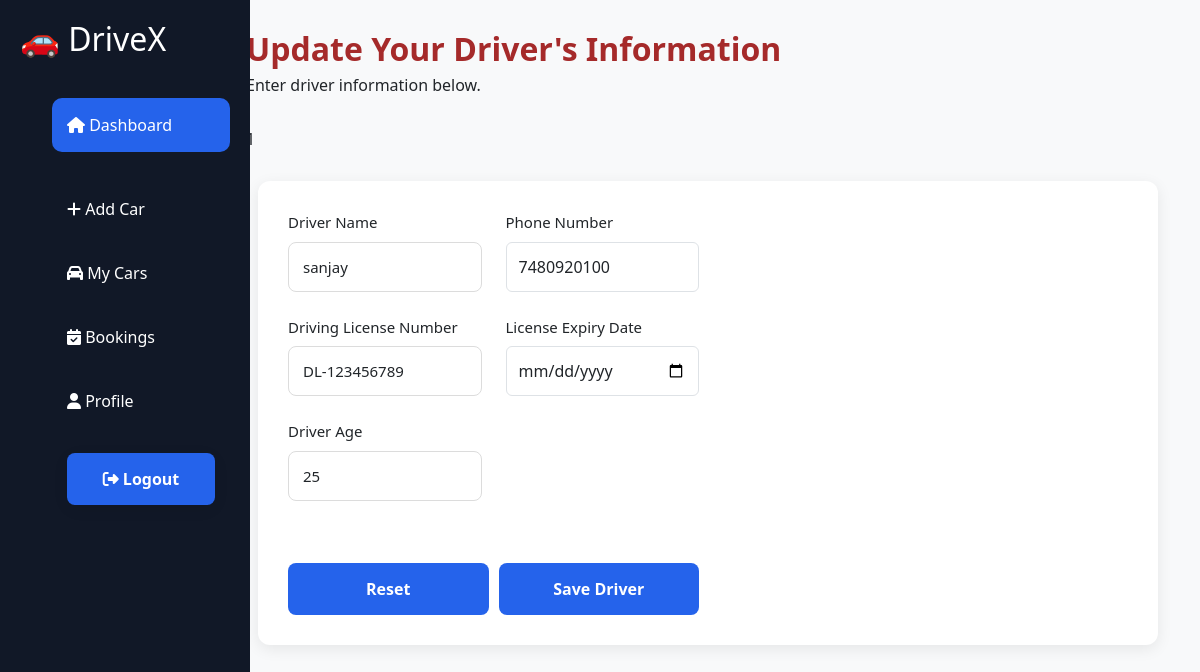
Page /myaddminpanel/updateDriver/1 on the committed database.
### myaddminpanel/models.py (models this page shows, shortened)
class Car(models.Model):
    TRANSMISSION_CHOICES = [
        ("Manual", "Manual"),
        ("Automatic", "Automatic"),
    ]
    FUEL_CHOICES = [
        ("Petrol", "Petrol"),
        ("Diesel", "Diesel"),
        ("CNG", "CNG"),
        ("Electric", "Electric"),
        ("Hybrid", "Hybrid"),
    ]
    STATUS_CHOICES = [
        ("Available", "Available"),
        ("Booked", "Booked"),
        ("Maintenance", "Maintenance"),
    ]
    vendor = models.ForeignKey(
        VendorLogin, on_delete=models.CASCADE, related_name="cars"
    )
    car_name = models.CharField(max_length=100, blank=True, null=True)
    brand = models.CharField(max_length=100, blank=True, null=True)
    model = models.CharField(max_length=100, blank=True, null=True)
    year = models.PositiveIntegerField(blank=True, null=True)
    city = models.CharField(max_length=100, blank=True, null=True)
    pickup_location = models.CharField(max_length=200, blank=True, null=True)
    rent_per_day = models.DecimalField(
        max_digits=10, decimal_places=2, blank=True, null=True
    )
    fuel_type = models.CharField(max_length=20, choices=FUEL_CHOICES)
    transmission = models.CharField(max_length=20, choices=TRANSMISSION_CHOICES)
    seats = models.PositiveIntegerField(default=4)
    mileage = models.PositiveIntegerField(default=0)
    ac = models.BooleanField(default=True)
    power_steering = models.BooleanField(default=True)
    power_windows = models.BooleanField(default=True)
    music_system = models.BooleanField(default=False)
    airbags = models.BooleanField(default=True)
    gps = models.BooleanField(default=False)
    image = models.ImageField(upload_to="cars/", blank=True, null=True)
    status = models.CharField(
        max_length=20, choices=STATUS_CHOICES, default="Available"
    )
    description = models.TextField(blank=True, null=True)
    driver = models.ForeignKey(Driver, on_delete=models.SET_NULL, null=True, blank=True)
    created_at = models.DateTimeField(auto_now_add=True)

class Driver(models.Model):
    vendor = models.ForeignKey(
        VendorLogin, on_delete=models.CASCADE, related_name="drivers"
    )
    driver_name = models.CharField(max_length=225)
    driver_license_number = models.CharField(max_length=50)
    driver_license_expiry = models.DateField()
    driver_age = models.PositiveIntegerField()
    driver_ph_no = models.CharField(max_length=15)
    created_at = models.DateTimeField(auto_now_add=True)

### myaddminpanel/views.py (the view, shortened to what this page needs)
# urls.py: path("updateDriver/<int:car_id>", updateDriver, name="updateDriver"),
def updateDriver(request, car_id):
    cars = get_object_or_404(
        Car.objects.filter(id=car_id).select_related("driver", "vendor")
    )
    driver = cars.driver
    context = {"car": cars}
    return render(request, "updateDrivers.html", context)

### myaddminpanel/templates/updateDrivers.html (shortened to what this page needs)
{% extends 'base_1.html' %}
{% load static %}
{% block css %}
  <link href="https://cdn.jsdelivr.net/npm/bootstrap@5.3.8/dist/css/bootstrap.min.css" rel="stylesheet" />
{% endblock %}
{% block content %}
  <section class="add-driver">
    <div class="container-1">
      {% include 'sidebar.html' %}
      <div class="main-content">
        <div class="page-header">
          <h2><b style="color: brown;">Update Your Driver's Information</b></h2>
          <p>Enter driver information below.</p>
        </div>
        {% if car %}
        <p>{{car.id}}</p>
        <form action="{% url 'updateDriver'  car.id%}" method="POST" class="driver-form">
          <div class="row">
            <div class="col-lg-6 col-md-6 col-12 mb-4">
              <label>Driver Name</label>
              <input type="text" name="driver_name" value="{{car.driver.driver_name}}" class="form-control" placeholder="Enter Driver Name" />
            </div>
            <div class="col-lg-6 col-md-6 col-12 mb-4">
              <label>Phone Number</label>
              <input type="tel" name="driver_ph_no" value="{{car.driver.driver_ph_no}}"  class="form-control" placeholder="9876543210" />
            </div>
            <div class="col-lg-6 col-md-6 col-12 mb-4">
              <label>Driving License Number</label>
              <input type="text" value="{{car.driver.driver_license_number}}" name="driver_license_number" class="form-control" placeholder="DL-0420110149646" />
            </div>
            <div class="col-lg-6 col-md-6 col-12 mb-4">
              <label>License Expiry Date</label>
              <input type="date" value="{{car.driver.driver_license_expiry}}" name="driver_license_expiry" class="form-control" />
            </div>
            <div class="col-lg-6 col-md-6 col-12 mb-4">
              <label>Driver Age</label>
              <input type="number" value="{{car.driver.driver_age}}" name="driver_age" class="form-control" placeholder="Enter Age" />
            </div>
          </div>
          <br>
          <div class="form-buttons">
            <button type="reset" class="btn btn-secondary">Reset</button>
            <button type="submit" class="btn btn-primary">Save Driver</button>
          </div>
        </form>
        {% else %}
          <h3><b>Driver data not found!</b></h3>
        {% endif %}
      </div>
    </div>
  </section>
{% endblock %}

### myaddminpanel/static/css/style_1.css (style rules this page uses)
* { margin: 0; padding: 0; box-sizing: border-box; font-family: "Segoe UI", sans-serif; }
button { width: 100%; padding: 15px; border: none; border-radius: 10px; background: #2563eb; color: white; font-size: 1rem; cursor: pointer; transition: 0.3s; }
.container-1 { display: flex; min-height: 100vh; }
.container-1 form { flex: 1; max-width: 900px; margin: 30px auto; padding: 30px; background: #fff; border-radius: 12px; box-shadow: 0 4px 15px rgba(0, 0, 0, 0.08); display: grid; grid-template-columns: repeat(2, 1fr); gap: 18px; }
.container-1 form input[type="text"], .container-1 form input[type="number"], .container-1 form input[type="file"], .container-1 form select, .container-1 form textarea { width: 100%; padding: 12px 14px; border: 1px solid #dcdcdc; border-radius: 8px; font-size: 15px; outline: none; transition: 0.3s; }
.container-1 form label { display: flex; align-items: center; gap: 8px; font-size: 15px; font-weight: 500; }
.container-1 form button { grid-column: 1 / -1; padding: 14px; border: none; border-radius: 8px; background: #2563eb; color: white; font-size: 16px; font-weight: 600; cursor: pointer; transition: 0.3s; }
.main-content { flex: 1; padding: 30px; background: #f8f9fa; }
.page-header { margin-bottom: 30px; }
.page-header h2 { margin-bottom: 5px; }
.driver-form { background: #fff; padding: 30px; border-radius: 12px; box-shadow: 0 2px 10px rgba(0, 0, 0, 0.08); }
.driver-form label { font-weight: 600; margin-bottom: 8px; display: block; }
.form-control { height: 50px; }
.form-buttons { display: flex; justify-content: flex-end; gap: 10px; margin-top: 20px; }
@media (min-width: 991px) { .main-content { margin-left: 18%; } }

### rows in the picture
Car: id "1", driver_name "sanjay", driver_ph_no "7480920100", driver_license_number "DL-123456789", driver_age "25"
